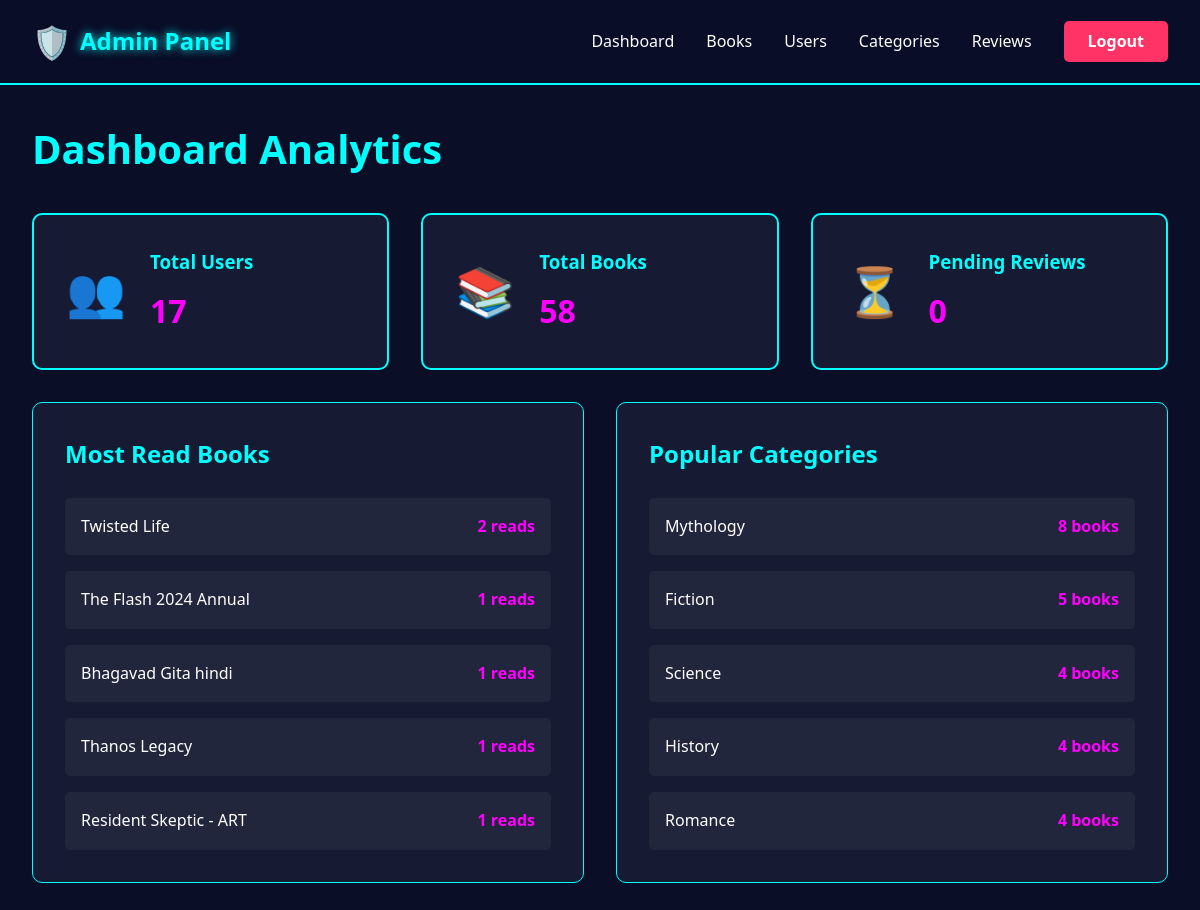
The page /admin/dashboard (signed in) on the database its author committed.
### tables this page shows
CREATE TABLE books (
            id INTEGER PRIMARY KEY AUTOINCREMENT,
            title TEXT NOT NULL,
            author TEXT NOT NULL,
            category_id INTEGER,
            description TEXT,
            cover_image TEXT,
            pdf_file TEXT,
            created_at TIMESTAMP DEFAULT CURRENT_TIMESTAMP,
            FOREIGN KEY (category_id) REFERENCES categories (id)
        );

CREATE TABLE categories (
            id INTEGER PRIMARY KEY AUTOINCREMENT,
            name TEXT UNIQUE NOT NULL,
            description TEXT
        );

### app.py (the view)
@app.route('/admin/dashboard')
@admin_required
def admin_dashboard():
    conn = get_db()
    cursor = conn.cursor()
    cursor.execute('SELECT COUNT(*) as count FROM users')
    total_users = cursor.fetchone()['count']
    cursor.execute('SELECT COUNT(*) as count FROM books')
    total_books = cursor.fetchone()['count']
    cursor.execute('SELECT COUNT(*) as count FROM ratings WHERE approved = 0')
    pending_reviews = cursor.fetchone()['count']
    cursor.execute('''
        SELECT books.*, COUNT(reading_history.id) as read_count
        FROM books
        LEFT JOIN reading_history ON books.id = reading_history.book_id
        GROUP BY books.id
        ORDER BY read_count DESC
        LIMIT 5
    ''')
    most_read_books = cursor.fetchall()
    cursor.execute('''
        SELECT categories.name, COUNT(books.id) as book_count
        FROM categories
        LEFT JOIN books ON categories.id = books.category_id
        GROUP BY categories.id
        ORDER BY book_count DESC
        LIMIT 5
    ''')
    popular_categories = cursor.fetchall()
    conn.close()
    return render_template('admin/dashboard.html',
                         total_users=total_users,
                         total_books=total_books,
                         pending_reviews=pending_reviews,
                         most_read_books=most_read_books,
                         popular_categories=popular_categories)

### app.py (called while the page is built)
def get_db():
    conn = sqlite3.connect('bookverse.db')
    conn.row_factory = sqlite3.Row
    return conn

def admin_required(f):
    @wraps(f)
    def decorated_function(*args, **kwargs):
        if 'admin_id' not in request.cookies:
            flash('Please log in as admin to access this page.', 'error')
            return redirect(url_for('admin_login'))
        return f(*args, **kwargs)
    return decorated_function

### templates/admin/dashboard.html (shortened to what this page needs)
<!DOCTYPE html>
<html lang="en">
<head>
    <link rel="stylesheet" href="{{ url_for('static', filename='css/style.css') }}">
</head>
<body>
    <nav class="admin-navbar">
        <div class="nav-container">
            <a href="{{ url_for('admin_dashboard') }}" class="logo">
                <span class="logo-icon">🛡️</span>
                <span class="logo-text">Admin Panel</span>
            </a>
            <div class="nav-links">
                <a href="{{ url_for('admin_dashboard') }}">Dashboard</a>
                <a href="{{ url_for('admin_books') }}">Books</a>
                <a href="{{ url_for('admin_users') }}">Users</a>
                <a href="{{ url_for('admin_categories') }}">Categories</a>
                <a href="{{ url_for('admin_reviews') }}">Reviews</a>
                <a href="{{ url_for('admin_logout') }}" class="btn-logout">Logout</a>
            </div>
        </div>
    </nav>
    <main class="admin-content">
        <h1 class="admin-title">Dashboard Analytics</h1>
        <div class="stats-grid">
            <div class="stat-card">
                <div class="stat-icon">👥</div>
                <div class="stat-info">
                    <h3>Total Users</h3>
                    <p class="stat-number">{{ total_users }}</p>
                </div>
            </div>
            <div class="stat-card">
                <div class="stat-icon">📚</div>
                <div class="stat-info">
                    <h3>Total Books</h3>
                    <p class="stat-number">{{ total_books }}</p>
                </div>
            </div>
            <div class="stat-card">
                <div class="stat-icon">⏳</div>
                <div class="stat-info">
                    <h3>Pending Reviews</h3>
                    <p class="stat-number">{{ pending_reviews }}</p>
                </div>
            </div>
        </div>
        <div class="analytics-grid">
            <div class="analytics-card">
                <h2>Most Read Books</h2>
                <div class="analytics-list">
                    {% for book in most_read_books %}
                    <div class="analytics-item">
                        <span>{{ book.title }}</span>
                        <span class="analytics-value">{{ book.read_count }} reads</span>
                    </div>
                    {% endfor %}
                </div>
            </div>
            <div class="analytics-card">
                <h2>Popular Categories</h2>
                <div class="analytics-list">
                    {% for category in popular_categories %}
                    <div class="analytics-item">
                        <span>{{ category.name }}</span>
                        <span class="analytics-value">{{ category.book_count }} books</span>
                    </div>
                    {% endfor %}
                </div>
            </div>
        </div>
    </main>
</body>
</html>

### static/css/style.css (style rules this page uses)
* { margin: 0; padding: 0; box-sizing: border-box; }
body { font-family: 'Segoe UI', Tahoma, Geneva, Verdana, sans-serif; background: #0a0e27; color: #ffffff; line-height: 1.6; min-height: 100vh; }
.navbar, .admin-navbar { background: rgba(10, 14, 39, 0.95); border-bottom: 2px solid #00ffff; padding: 1rem 0; position: sticky; top: 0; z-index: 1000; backdrop-filter: blur(10px); }
.nav-container { max-width: 1400px; margin: 0 auto; padding: 0 2rem; display: flex; justify-content: space-between; align-items: center; }
.logo { display: flex; align-items: center; gap: 0.5rem; text-decoration: none; color: #00ffff; font-size: 1.5rem; font-weight: bold; }
.logo-icon { font-size: 2rem; }
.logo-text { text-shadow: 0 0 10px #00ffff; }
.nav-links { display: flex; gap: 2rem; align-items: center; }
.nav-links a { color: #ffffff; text-decoration: none; transition: all 0.3s; position: relative; }
.btn-logout { background: #ff3366; color: #ffffff; padding: 0.5rem 1.5rem; border-radius: 5px; font-weight: bold; }
.admin-content { max-width: 1400px; margin: 0 auto; padding: 2rem; }
.admin-title { font-size: 2.5rem; color: #00ffff; margin-bottom: 2rem; }
.stats-grid { display: grid; grid-template-columns: repeat(auto-fit, minmax(250px, 1fr)); gap: 2rem; margin: 2rem 0; }
.stat-card { background: rgba(255, 255, 255, 0.05); border: 2px solid #00ffff; border-radius: 10px; padding: 2rem; display: flex; align-items: center; gap: 1.5rem; transition: all 0.3s; }
.stat-icon { font-size: 3rem; }
.stat-info h3 { color: #00ffff; margin-bottom: 0.5rem; }
.stat-number { font-size: 2rem; font-weight: bold; color: #ff00ff; }
.analytics-grid { display: grid; grid-template-columns: repeat(auto-fit, minmax(400px, 1fr)); gap: 2rem; margin: 2rem 0; }
.analytics-card { background: rgba(255, 255, 255, 0.05); border: 1px solid #00ffff; border-radius: 10px; padding: 2rem; }
.analytics-card h2 { color: #00ffff; margin-bottom: 1.5rem; }
.analytics-list { display: flex; flex-direction: column; gap: 1rem; }
.analytics-item { display: flex; justify-content: space-between; padding: 1rem; background: rgba(255, 255, 255, 0.05); border-radius: 5px; }
.analytics-value { color: #ff00ff; font-weight: bold; }

### rows shown on the page
books: title "Twisted Life", read_count "2"
books: title "The Flash 2024 Annual", read_count "1"
books: title "Bhagavad Gita hindi", read_count "1"
books: title "Thanos Legacy", read_count "1"
books: title "Resident Skeptic - ART", read_count "1"
categories: name "Mythology", book_count "8"
categories: name "Fiction", book_count "5"
categories: name "Science", book_count "4"
categories: name "History", book_count "4"
categories: name "Romance", book_count "4"

### other values the page prints
{{ total_users }} "17"
{{ total_books }} "58"
{{ pending_reviews }} "0"
